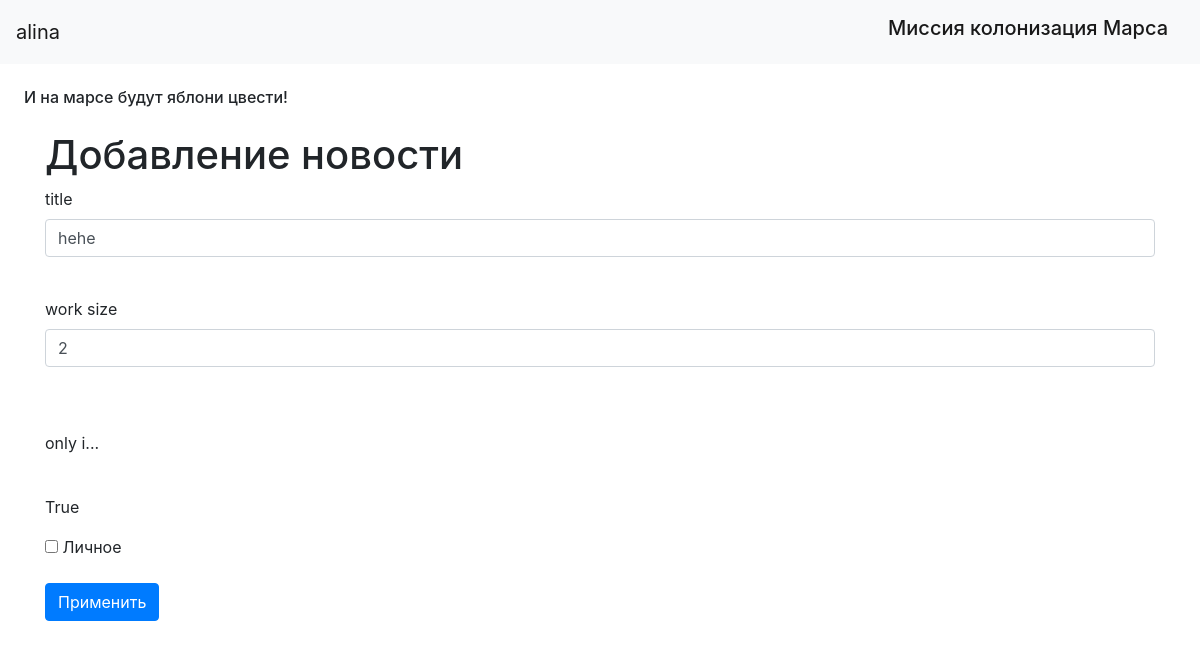
Screenshot of /news/1 (signed in) with the database file from the repository.
### data/users.py (models this page shows, shortened)
class User(SqlAlchemyBase, UserMixin):
    __tablename__ = 'users'
    id = sqlalchemy.Column(sqlalchemy.Integer,
                           primary_key=True, autoincrement=True)
    surname = sqlalchemy.Column(sqlalchemy.String)
    name = sqlalchemy.Column(sqlalchemy.String)
    age = sqlalchemy.Column(sqlalchemy.Integer)
    position = sqlalchemy.Column(sqlalchemy.String)
    speciality = sqlalchemy.Column(sqlalchemy.String)
    address = sqlalchemy.Column(sqlalchemy.String)
    email = sqlalchemy.Column(sqlalchemy.String, unique=True)
    hashed_password = sqlalchemy.Column(sqlalchemy.String)
    modified_date = sqlalchemy.Column(sqlalchemy.DateTime,
                                      default=datetime.datetime.now)
    news = orm.relationship('News', back_populates='user')

### data/news.py (models this page shows)
class News(SqlAlchemyBase):
    __tablename__ = 'news'
    id = sqlalchemy.Column(sqlalchemy.Integer,
                           primary_key=True, autoincrement=True)
    team_leader = sqlalchemy.Column(sqlalchemy.Integer, sqlalchemy.ForeignKey("users.id"))
    job = sqlalchemy.Column(sqlalchemy.String)
    work_size = sqlalchemy.Column(sqlalchemy.Integer)
    collaborators = sqlalchemy.Column(sqlalchemy.String)
    start_date = sqlalchemy.Column(sqlalchemy.DateTime)
    end_date = sqlalchemy.Column(sqlalchemy.DateTime)
    is_finished = sqlalchemy.Column(sqlalchemy.Boolean)
    categories = orm.relationship("Category",
                                  secondary="association",
                                  backref="news")
    user = orm.relationship('User')

### main.py (the view, shortened to what this page needs)
@app.route('/news/<int:id>', methods=['GET', 'POST'])
@login_required
def edit_news(id):
    form = NewsForm()
    if request.method == "GET":
        db_sess = db_session.create_session()
        news = db_sess.query(News).filter(News.id == id,
                                          News.user == current_user
                                          ).first()
        if news:
            form.job.data = news.job
            form.work_size.data = news.work_size
            form.collaborators = news.collaborators
            form.is_finished = news.is_finished
        else:
            abort(404)
    return render_template('news.html',
                           title='Редактирование новости',
                           form=form)

### forms/news.py
class NewsForm(FlaskForm):
    is_private = BooleanField("Личное")
    job = StringField('title')
    work_size = IntegerField('work size')
    collaborators = StringField('collaborators')
    is_finished = BooleanField('is finished')
    submit = SubmitField('Применить')

### data/db_session.py (called while the page is built)
def create_session() -> Session:
    global __factory
    return __factory()

### main.py (called while the page is built)
@login_manager.user_loader
def load_user(user_id):
    db_sess = db_session.create_session()
    return db_sess.query(User).get(user_id)

### templates/news.html (shortened to what this page needs)
{% extends "base.html" %}
{% block content %}
<h1>Добавление новости</h1>
<form action="" method="post">
    <p>
        {{ form.job.label }}<br>
        {{ form.job(class="form-control") }}<br>
    </p>
    <p>
        {{ form.work_size.label }}<br>
        {{ form.work_size(class="form-control") }}<br>
    </p>
    <p>
        {{ form.collaborators.label }}<br>
        {{ form.collaborators}}<br>
    </p>
                <p>
        {{ form.is_finished.label }}<br>
        {{ form.is_finished}}<br>
    </p>
    <p>{{ form.is_private() }} {{ form.is_private.label }}</p>
    <p>{{ form.submit(type="submit", class="btn btn-primary") }}</p>
</form>
{% endblock %}

### templates/base.html (shortened to what this page needs)
<!DOCTYPE html>
<html lang="en">
<head>
    <link rel="stylesheet"
          href="https://stackpath.bootstrapcdn.com/bootstrap/4.4.1/css/bootstrap.min.css"
>
    <link rel="stylesheet" href="../static/css/style.css">
</head>
<body>
<header>
    <nav class="navbar navbar-light bg-light">
        {% if current_user.is_authenticated %}
        <a class="navbar-brand" href="/logout">{{ current_user.name }}</a>
        {% else %}
        <p>
            <a class="btn btn-primary " href="/register">Зарегистрироваться</a>
            <a class="btn btn-success" href="/login">Войти</a>
        </p>
        {% endif %}
        <h1 class="navbar-brand" href="#">Миссия колонизация Марса</h1>
    </nav>
</header>
<h6>И на марсе будут яблони цвести!</h6>
<main role="main" class="container">
    {% block content %}{% endblock %}
</main>
</body>
</html>

### static/css/style.css (style rules this page uses)
h6 { margin: 1.5rem; }

### rows the page displays
User: name "alina"
News: job "hehe", work_size "2", collaborators "only i..."
